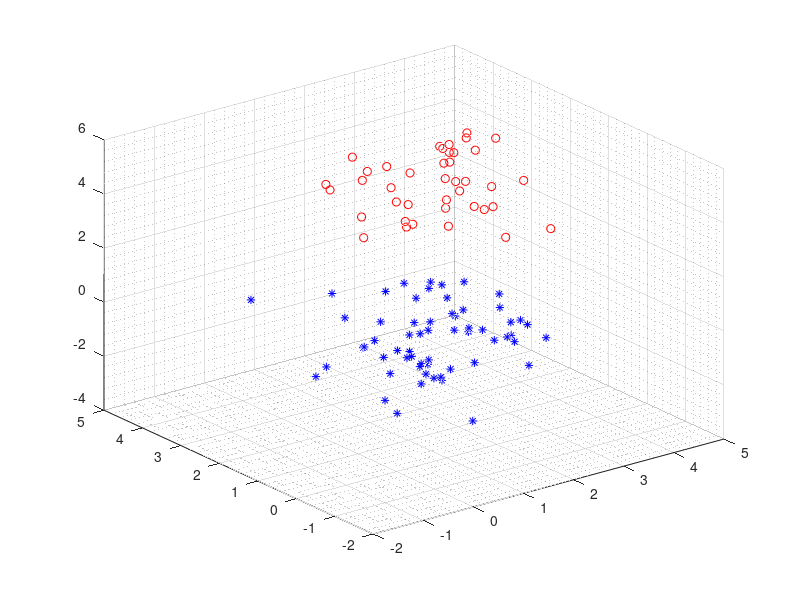

Reproduce this figure in MATLAB.
clear
clc

load('exdata.mat');

XX=p;
yy=t;

x1 = XX(1,yy(1,:)==1);
y1 = XX(2,yy(1,:)==1);
z1 = XX(3,yy(1,:)==1);
x2 = XX(1,yy(1,:)==2);
y2 = XX(2,yy(1,:)==2);
z2 = XX(3,yy(1,:)==2);

figure(2);
plot3(x1,y1,z1,'ro');
hold on;
plot3(x2,y2,z2,'b*');
grid on;
grid minor;